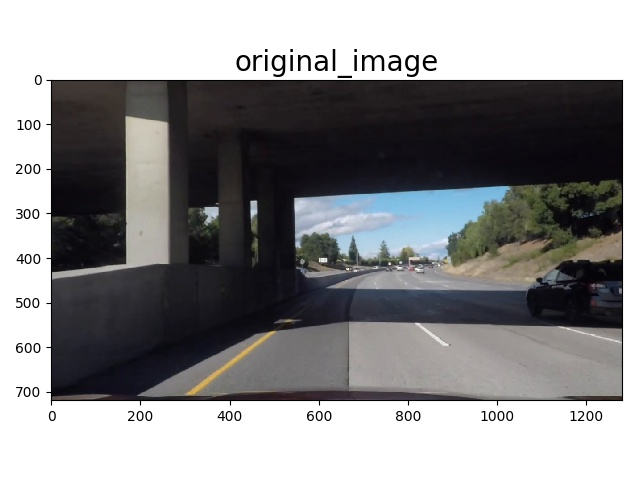
#> input picture LaneLineFinding&VehicleDetection/output_images/threshold_original.jpg, 640 x 480 px
$ python threshold.py   (older library calls are emulated)
#> lines starting #> are read from the running program, lines starting #| are printed output that depends on the picture; after the words box and inside, x2 and y2 are one past the last pixel; in counts of white or black regions, pixels touching at a corner belong together
### LaneLineFinding&VehicleDetection/utilities.py
"""
- function change_colorspace()

Convert the color space of an image

- function non_maxima_suppression()

Apply the non-maxima suppresion to boxes.

- function draw_windows()

Draw rectangular windows in an image.

- function two_plots()

Plot the original and processed image together.

"""
import re

import cv2
import numpy as np
import matplotlib.pyplot as plt


def change_colorspace(img, color_space):
    """Convert the color space of an image

    The readin image is assumed to have RGB color space.

    :param img: numpy.ndarray
        Original image.
    :param color_space: string
        Color space of the new image.

    :return new_img: numpy.ndarray
        Image after changing color space
    """
    if len(img.shape) < 3:
        raise ValueError("A color image is required!")

    if re.search(r'^GRAY', color_space, re.IGNORECASE):
        new_img = cv2.cvtColor(img, cv2.COLOR_BGR2GRAY)
    elif re.search(r'^HSV', color_space, re.IGNORECASE):
        new_img = cv2.cvtColor(img, cv2.COLOR_BGR2HSV)
    elif re.search(r'^LUV', color_space, re.IGNORECASE):
        new_img = cv2.cvtColor(img, cv2.COLOR_BGR2LUV)
    elif re.search(r'^HLS', color_space, re.IGNORECASE):
        new_img = cv2.cvtColor(img, cv2.COLOR_BGR2HLS)
    elif re.search(r'^YUV', color_space, re.IGNORECASE):
        new_img = cv2.cvtColor(img, cv2.COLOR_BGR2YUV)
    elif re.search(r'^YCrCb', color_space, re.IGNORECASE):
        new_img = cv2.cvtColor(img, cv2.COLOR_BGR2YCrCb)
    elif color_space == 'RGB':
        new_img = np.copy(img)
    else:
        raise ValueError("Unknown color space!")

    return new_img


# [135 lines left out: functions non_maxima_suppression, sliding_window, draw_windows, not called in this run]


    # Create a black background image
    # heatmap = np.zeros(img.shape[0:2])
    #
    # for window, confidence in zip(windows_coordinates, windows_confidences):
    #     if confidence > 0.5:
    #         heatmap[window[0][1]:window[1][1], window[0][0]:window[1][0]] += confidence

    # Labeling heatmap
    # labels = label(heatmap)
    #
    # self._visualize_search_result(img, windows_coordinates, heatmap, labels)

    # heatmap = []
    # for car_number in range(1, labels[1] + 1):
    #     # Find pixels with each car_number label value
    #     nonzero = (labels[0] == car_number).nonzero()
    #     # Identify x and y values of those pixels
    #     nonzeroy = np.array(nonzero[0])
    #     nonzerox = np.array(nonzero[1])
    #
    #     x_span = np.max(nonzerox) - np.min(nonzerox)
    #     y_span = np.max(nonzeroy) - np.min(nonzeroy)
    #     if x_span >= self._car_minimum_size and y_span >= self._car_minimum_size:
    #         heatmap.append(((np.min(nonzerox), np.min(nonzeroy)),
    #                        (np.max(nonzerox), np.max(nonzeroy))))

    # @staticmethod
    # def _visualize_search_result(img, windows, heatmap, labels):
    #     """Visualize windows and the corresponding heat maps
    #
    #     Parameters
    #     ----------
    #     img: numpy.ndarray
    #         Image array.
    #     windows: list of ((x0, y0), (x1, y1))
    #         Diagonal coordinates of the windows.
    #     heatmap: numpy.ndarray
    #         Heatmap Image array.
    #     labels: numpy.ndarray
    #         Result from skimage.label().
    #
    #     For debug only.
    #     """
    #     img_with_windows = np.copy(img)
    #
    #     for window in windows:
    #         cv2.rectangle(img_with_windows, window[0], window[1], (0, 0, 255), 6)
    #
    #     fig, ax = plt.subplots(3, 1, figsize=(4.5, 12))
    #
    #     ax[0].imshow(img_with_windows)
    #     ax[0].set_title("raw search result", fontsize=18)
    #     ax[1].imshow(heatmap, cmap='hot')
    #     ax[1].set_title("heatmap", fontsize=18)
    #     ax[2].imshow(labels[0], cmap='gray')
    #     ax[2].set_title("labeled", fontsize=18)
    #
    #     plt.tight_layout()
    #     plt.show()


def two_plots(img1, img2, titles=('', '', ''), output=''):
    """Plot two images together

    It is used to draw a comparison between the original and
    final images.

    :param img1: numpy.ndarray
        The first image.
    :param img2: numpy.ndarray
        The second image.
    :param titles: tuple
        Titles in the form ('first', 'second', 'super title')
    :param output: string
        Name of the output image if specified.
    """
    ft_size = 18

    fig, (ax1, ax2) = plt.subplots(1, 2, figsize=(12, 4.5))
    if len(img1.shape) == 3:
        ax1.imshow(img1)
    else:
        ax1.imshow(img1, cmap='gray')
    ax1.set_title(titles[0], fontsize=ft_size)

    if len(img2.shape) == 3:
        ax2.imshow(img2)
    else:
        ax2.imshow(img2, cmap='gray')
    ax2.set_title(titles[1], fontsize=ft_size)

    plt.suptitle(titles[2], fontsize=ft_size)
    plt.tight_layout()
    if output:
        plt.savefig(output)
        print("Image is saved at {}".format(output))
        plt.close()
    else:
        plt.show()

### LaneLineFinding&VehicleDetection/threshold.py
#!/usr/bin/python
"""
Apply gradient and/or color threshold to an image.
"""
import numpy as np
import cv2
import matplotlib.pyplot as plt

from utilities import change_colorspace, two_plots


DEBUG = False


class Threshold(object):
    """Theshold class"""
    def __init__(self, img, color_space, channel):
        """Initialization

        :param img: numpy.ndarray
            Original image.
            The original image is assumed to have the RGB color space.
        :param color_space: string
            Color space of the new image.
        :param channel: int
            Index of the channel. Must be None, 0, 1 or 2.
        """
        new_img = change_colorspace(img, color_space)

        if len(new_img.shape) == 2:
            self.img = new_img
        elif len(new_img.shape) == 3:
            assert (channel in range(3))
            self.img = new_img[:, :, channel]
        else:
            raise ValueError()

        # initialize the binary image
        self.binary = np.zeros(img.shape[:2]).astype(np.uint8)

    def transform(self, direct=None, **kwargs):
        """Apply threshold operation

        :param direct: string
            Name of the direction in gradient calculation.
        """
        if direct is None:
            self.color_thresh(**kwargs)
        elif direct in ('mag', 'x', 'y', 'angle'):
            self.gradient_thresh(direct, **kwargs)
        else:
            raise ValueError('Unknown value for direct')

    def gradient_thresh(self, direct, thresh=(0, 255), sobel_kernel=3):
        """Apply gradient threshold to a channel of an image

        :param direct: string
            Name of the direction in gradient calculation.
        :param thresh: tuple, (min, max)
            Threshold values.
        :param sobel_kernel: int
            Sober kernel size.
        """
        abs_sobelx = np.abs(
            cv2.Sobel(self.img, cv2.CV_64F, 1, 0, ksize=sobel_kernel))
        abs_sobely = np.abs(
            cv2.Sobel(self.img, cv2.CV_64F, 0, 1, ksize=sobel_kernel))

        if direct == 'mag':
            value = np.sqrt(abs_sobelx ** 2 + abs_sobely ** 2)
        elif direct == 'x':
            value = abs_sobelx
        elif direct == 'y':
            value = abs_sobely
        elif direct == 'angle':
            value = np.arctan2(abs_sobely, abs_sobelx)
        else:
            raise ValueError('Unknown gradient type!')

        scaled_sobel = np.uint8(255 * value / np.max(value))

        self.binary = np.zeros_like(self.binary)
        self.binary[(scaled_sobel >= thresh[0]) & (scaled_sobel <= thresh[1])] = 1

    def color_thresh(self, thresh=(0, 255)):
        """Apply color threshold to a channel of an image

        :param thresh: tuple, (min, max)
            Threshold values.
        """
        self.binary = np.zeros_like(self.binary)
        self.binary[(self.img > thresh[0]) & (self.img <= thresh[1])] = 1


if __name__ == "__main__":
    test_image = "./output_images/threshold_original.jpg"

    thresh_params = [
        {'color_space': 'hls', 'channel': 2, 'direct': 'x', 'thresh': (20, 100)},
        {'color_space': 'hls', 'channel': 2, 'direct': None, 'thresh': (100, 255)},
        {'color_space': 'gray', 'channel': None, 'direct': None, 'thresh': (190, 255)}
    ]

    img = cv2.imread(test_image)
#> img is the input picture: shape (480, 640, 3); mean B, G, R 142.5, 141.3, 141.3
    img = cv2.cvtColor(img, cv2.COLOR_BGR2RGB)

    binary = None
    for param in thresh_params:
        th = Threshold(img, param['color_space'], param['channel'])

        th.transform(param['direct'], thresh=param['thresh'])
        if binary is None:
            binary = th.binary
        else:
            binary |= th.binary

        # Visualize the result in each step
        title1 = param['color_space'].upper() + '-' + str(param['channel'])
        if param['direct'] is None:
            title2 = 'color thresh ' + str(param['thresh'])
        else:
            title2 = param['direct'] + ' gradient thresh ' + str(param['thresh'])

        two_plots(th.img, th.binary, titles=(title1, title2, ''))
#> this loop made 3 passes
#> pass 1, in __init__, `self.img = new_img[:, :, channel]`:
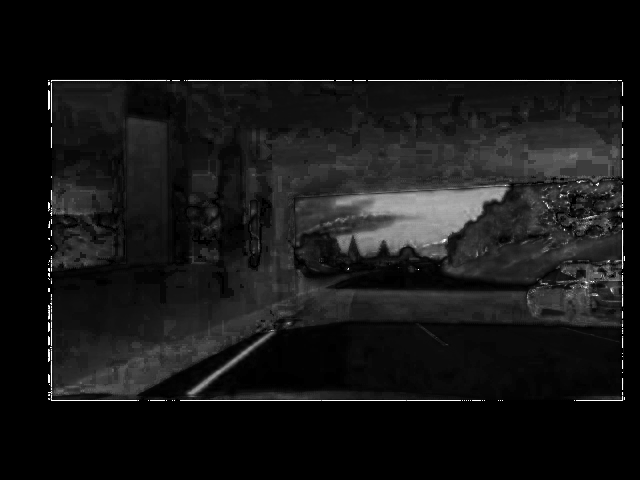
#> self.img: shape (480, 640); min 0, max 255, mean 21
#> pass 1, in gradient_thresh, `abs_sobelx = np.abs( cv2.Sobel(self.img, cv2.CV_64F, 1, 0, ksize=sobel..`:
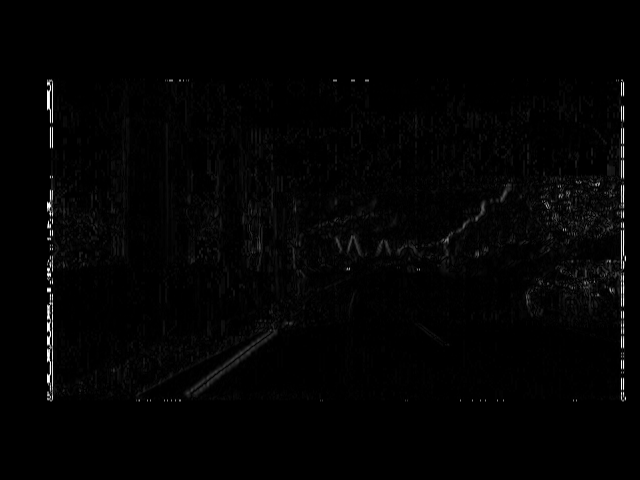
#> abs_sobelx: shape (480, 640) float64; min 0, max 1020, mean 13.1; drawn with min black and max white
#> pass 1, in gradient_thresh, `abs_sobely = np.abs( cv2.Sobel(self.img, cv2.CV_64F, 0, 1, ksize=sobel..`:
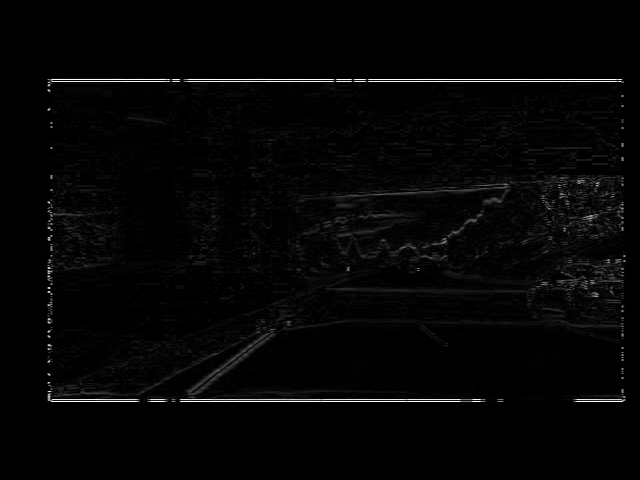
#> abs_sobely: shape (480, 640) float64; min 0, max 1020, mean 20.4; drawn with min black and max white
#> pass 1, in two_plots, `plt.show()`:
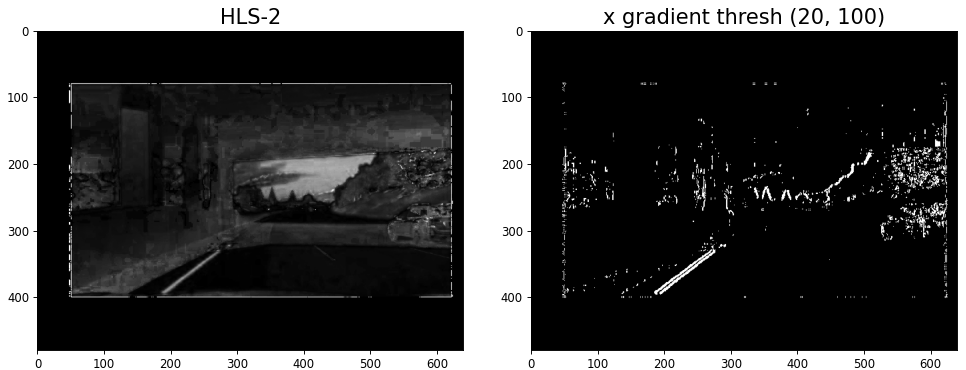
#> figure drawn by matplotlib, 2 panels
#> pass 2, in two_plots (call 2), `plt.show()`:
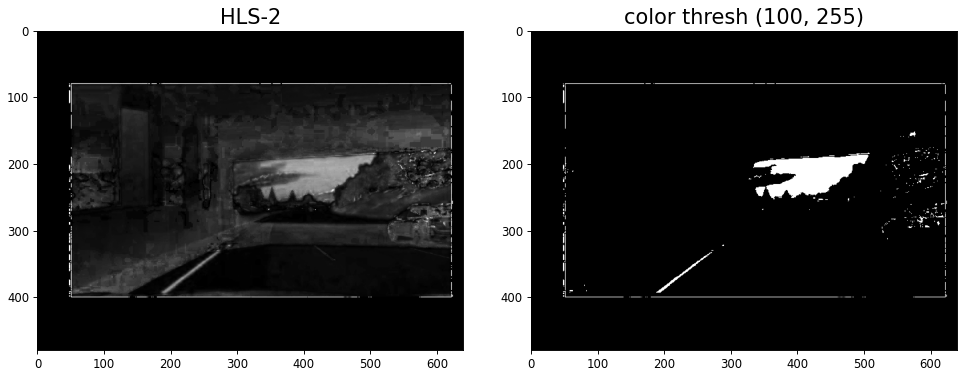
#> figure drawn by matplotlib, 2 panels
#> after the loop:
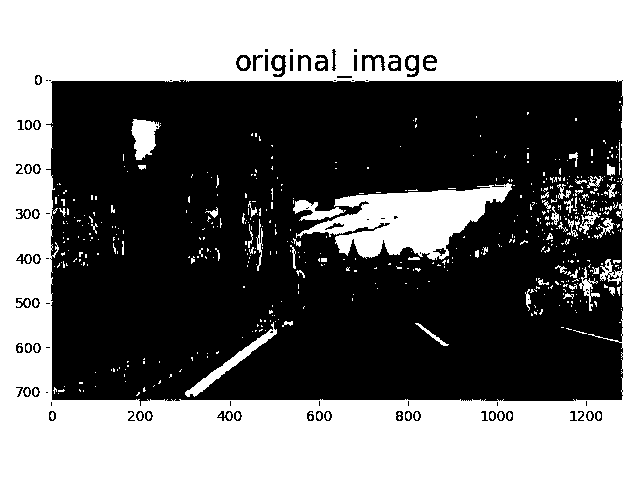
#> binary: shape (480, 640); values 0 (black) and 1 (white), 44.7% white; 551 white regions (458 under 20 px), largest, box (x1, y1, x2, y2) and area: (0, 0, 640, 480) 121429, (296, 183, 512, 260) 8252, (185, 322, 277, 397) 892
#> after the loop:
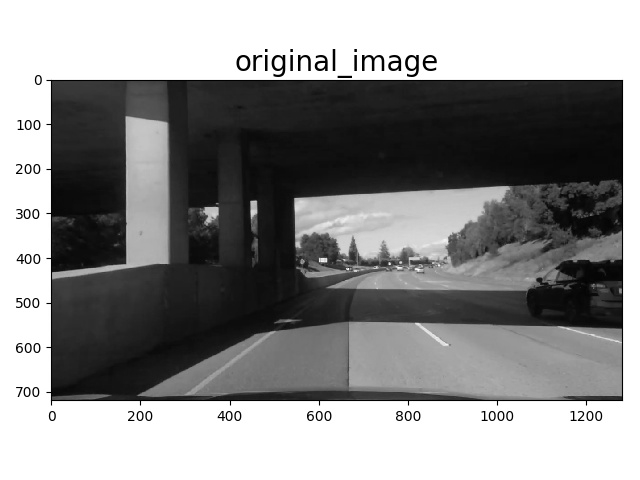
#> th.img: shape (480, 640); min 0, max 255, mean 141.7

    plt.imshow(binary, cmap='gray')
    plt.show()
